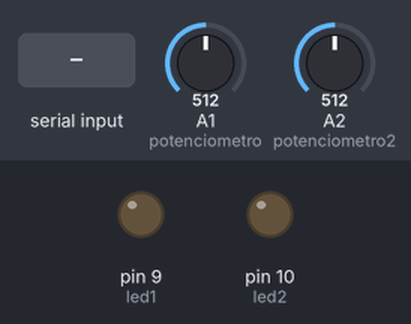
This sketch was run on a simulated Arduino Uno, built with avr-gcc and run on an emulated ATmega328P. Parts: output pins drawn as LEDs (lit = HIGH). The inputs (shaded band) are chosen by the test bench; at power-on: A1 (potenciometro) = 512, A2 (potenciometro2) = 512. What the sketch prints to the serial monitor is not drawn.

Above: at 1.2 s.
1.3 s: "90,45,200\n" received over Serial
At 3.1 s:
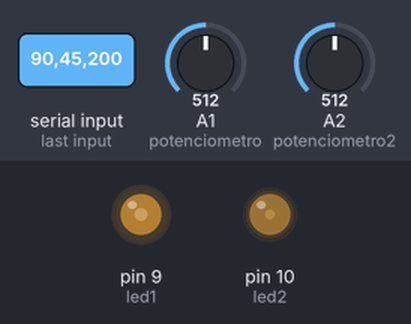
3.8 s: "30,150,10\n" received over Serial
At 6.0 s:
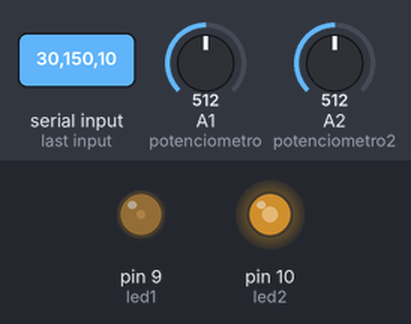
6.3 s: "5\n" received over Serial
At 8.2 s:
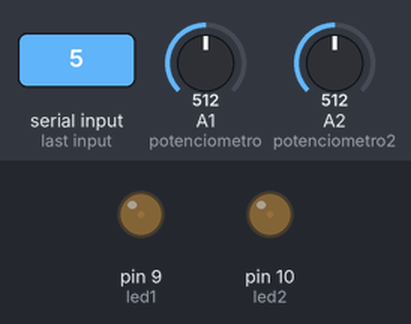
8.8 s: "1,90,45\n" received over Serial
At 10.9 s:
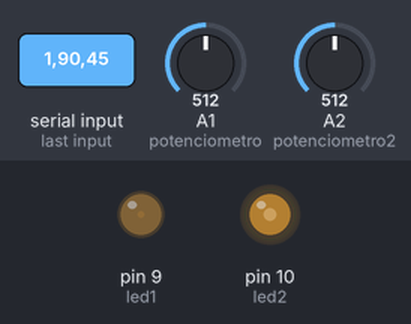
11.3 s: "90\n" received over Serial
At 13.1 s:
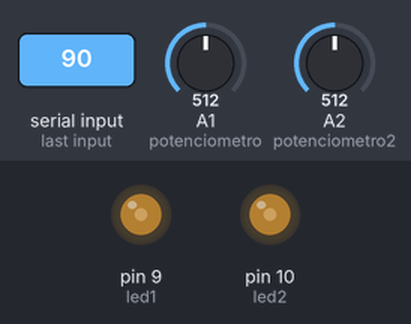
13.8 s: A1 (potenciometro) set to 105
16.8 s: A1 (potenciometro) set to 95
Timing chart, 0 to 19.3 s (numbered marks = the images above; inputs shaded):
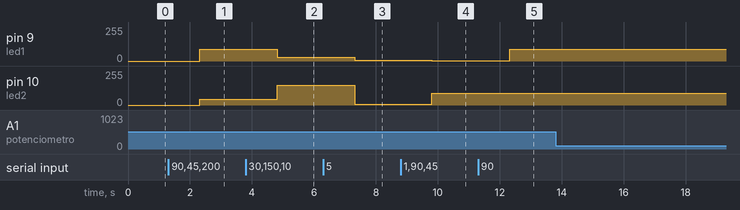

Measured:
- after the input at 1.3 s, pin 9 (led1): 0/255 → 90/255 after 1.0 s; pin 10 (led2): 0/255 → 45/255 after 1.0 s
- after the input at 3.8 s, pin 9 (led1): 90/255 → 30/255 after 1.0 s; pin 10 (led2): 45/255 → 150/255 after 1.0 s
- after the input at 6.3 s, pin 9 (led1): 30/255 → 5/255 after 1.0 s; pin 10 (led2): 150/255 → 5/255 after 1.0 s
- after the input at 8.8 s, pin 9 (led1): 5/255 → 1/255 after 1.0 s; pin 10 (led2): 5/255 → 90/255 after 1.0 s
- after the input at 11.3 s, pin 9 (led1): 1/255 → 90/255 after 1.0 s
- after the input at 13.8 s, every drawn part: stays the same
- after the input at 16.8 s, every drawn part: stays the same

The sketch:

Prom_Potenciometros.ino
```cpp
int potenciometro = A1;
int potenciometro2 =  A2;
int led1 = 9, brillo1,vled1 = 0;
int led2 = 10, brillo2,vled2 = 0;
int valor,valor2, mapeado;
String cadena,cad1,cad2;

void setup() {
  // put your setup code here, to run once:
  Serial.begin(9600);
}

int promSensor1 = 0;
int promSensor2 = 0;

#define separador '-'
String campo;
int inicio, fin;
int auxiliar[2];
int pos;

void loop() {
  // put your main code here, to run repeatedly:

  valor = analogRead(potenciometro);
  valor2 = analogRead(potenciometro2);
  promSensor1 = valor;
  promSensor2 = valor2;
  //Serial.println(String(valor));
  //map(value,fromLOW,fromHIGH,toLOW,toHIGH);
  //mapeado = map(valor, 0, 1023, 0, 3);
  //Serial.println(String(valor)+" = "+String(mapeado));
  Serial.println(String("P1")+" = "+String(promSensor1)+" | "+String("P2")+" = "+String(promSensor2)+".");
  delay(10);
  if(Serial.available()){
    cadena = Serial.readString();
    pos = cadena.indexOf(",");
    cad1 = cadena.substring(0,pos);
    cad2 = cadena.substring(pos+1);
    if (vled1 != cad1.toInt()){
      vled1 = cad1.toInt();
      analogWrite(led1, vled1);
    }
    if (vled2 != cad2.toInt()){
      vled2 = cad2.toInt();
      analogWrite(led2, vled2);
    }
  }
  delay(10);
}
```
